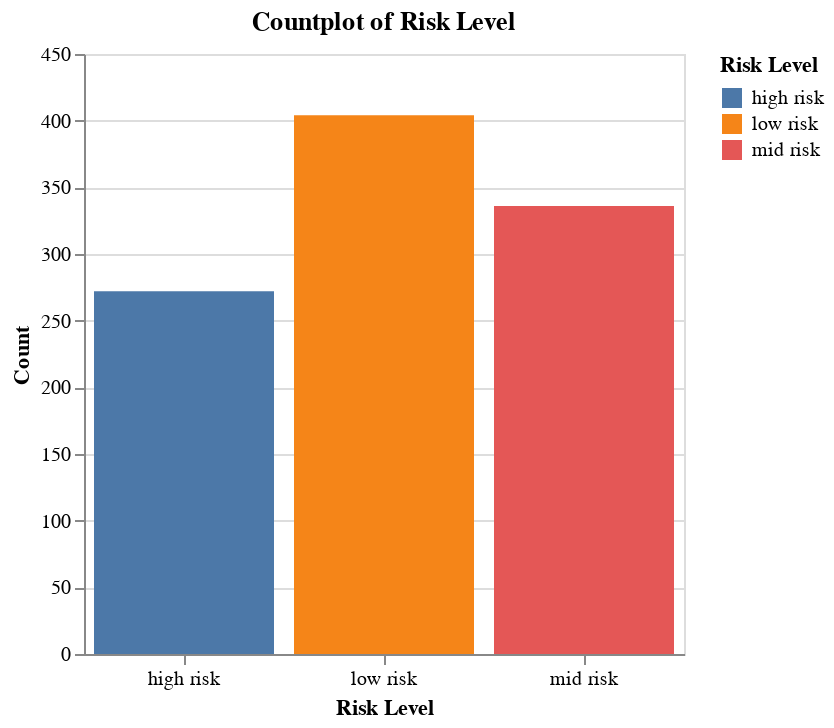

Write notebook code for a chart like this one.
### Markdown cell above
We have somewhat balanced data, with high risk having the fewest observations and low risk having the most.

### Code cell
chart = alt.Chart(df).mark_bar(color = 'steelblue').encode(
    x = alt.X('RiskLevel', title = 'Risk Level', axis = alt.Axis(labelAngle = 0)),
    y = alt.Y('count()', title = 'Count'),
    color = alt.Color('RiskLevel:N', title = 'Risk Level')
).properties(
    title = "Countplot of Risk Level",
    width = 300,
    height = 300
)

chart

### Figure 1 — Vega-Lite specification as saved in the notebook (floating-point values rounded to 4 significant figures; data arrays with more than 128 entries replaced by an {"elided": "..."} marker saying what was removed)
{"config": {"view": {"continuousWidth": 300, "continuousHeight": 300}}, "data": {"name": "data-3bc40c1d3e620ba995b247c5307f71a0"}, "mark": {"type": "bar", "color": "steelblue"}, "encoding": {"color": {"field": "RiskLevel", "title": "Risk Level", "type": "nominal"}, "x": {"axis": {"labelAngle": 0}, "field": "RiskLevel", "title": "Risk Level", "type": "nominal"}, "y": {"aggregate": "count", "title": "Count", "type": "quantitative"}}, "height": 300, "title": "Countplot of Risk Level", "width": 300, "$schema": "https://vega.github.io/schema/vega-lite/v5.15.1.json", "datasets": {"data-3bc40c1d3e620ba995b247c5307f71a0": {"elided": "1012 records"}}}
